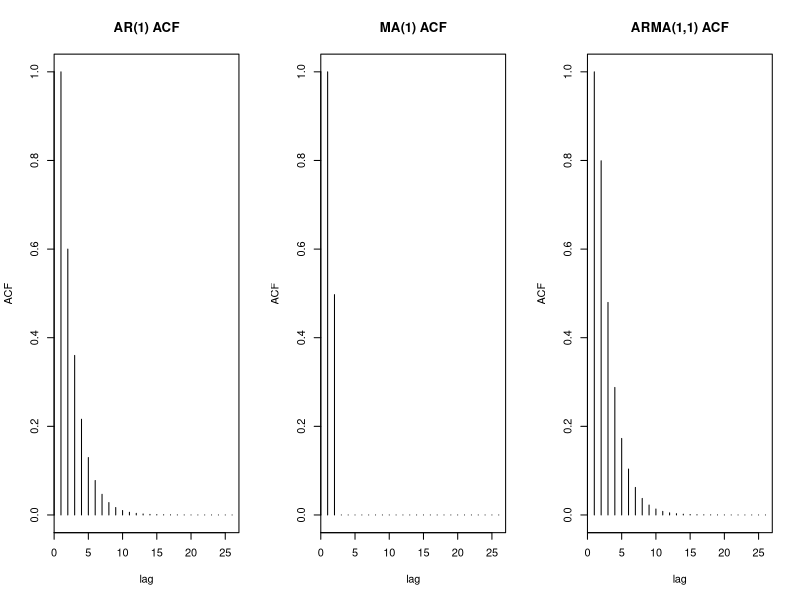

Here is the R script that generated this plot:
#### 3.7 from text

ARMAacf(ar=c(-1.6,-.64), ma=0, 10)
ARMAacf(ar=c(.4,.45), ma=0, 10)
ARMAacf(ar=c(1.2,-.85), ma=0, 10)

#### 3.8 from text

phi=.6; theta=.9
AR_1.acf=ARMAacf(ar=phi, lag=25)
MA_1.acf=ARMAacf(ma=theta, lag=25)
ARMA_1.1.acf=ARMAacf(ar=phi, ma=theta, lag=25)

par(mfrow=c(1,3))
plot(AR_1.acf, type='h', main="AR(1) ACF", xla='lag', ylab='ACF' )
plot(MA_1.acf, type='h', main="MA(1) ACF", xla='lag', ylab='ACF' )
plot(ARMA_1.1.acf, type='h', main="ARMA(1,1) ACF", xla='lag', ylab='ACF' )
